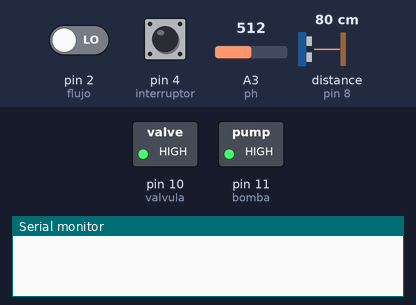
The sketch below on a simulated Arduino Uno, built with avr-gcc and run on an emulated ATmega328P. Shown: switched loads named in the sketch (green lamp = pin HIGH), the last lines printed to the serial monitor. Wiring (inferred from the names in the program): ultrasonic range finder: trigger pin 9; echo pin 8. The test bench sets the inputs (shaded band); at power-on: pin 4 (interruptor) LOW, pin 2 (flujo) LOW, A3 (ph) = 512, distance to the obstacle (sensor on pin 8) 80 cm. The echo pulse lasts 58.3 µs per cm; pins used as bus, display or sensor lines are not drawn.

Above: at 1.8 s.
1.9 s: pin 4 (interruptor) pulled HIGH for 0.15 s
At 2.8 s:
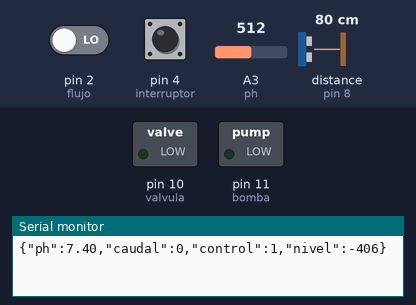
4.5 s: pin 4 (interruptor) pulled HIGH for 3.2 s
At 9.4 s:
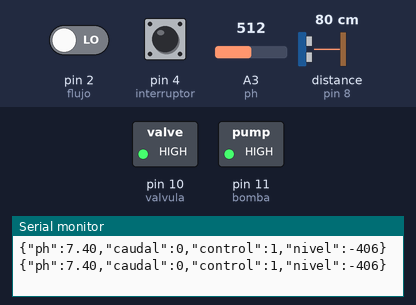
Timing chart, 0 to 10.9 s (numbered marks = the images above; inputs shaded):
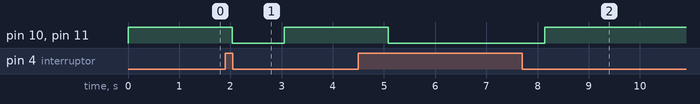

The sketch:

Colector_Arduino.ino
```cpp
/*Colector pluvial inteligente
Equipo 23
Joel Reyna
Jose Juan
Jesús Adrián
  Este código de arduino lee 3 sensores, un sensor ultrasónico para medir el nivel
del tanque de agua, un sensor de potencial de hidrógeno para medir la acidez y
un sensor de flujo.
  A partir de estos se modela un sistema de control con 2 actuadores, una electrovalvula
y una bomba.
  Posteriormente se prepara un mensaje que será transmitido de forma serial para su
envío por MQTT por un esp32-CAM.
*/


const int ph = A3;  //Pin analogico 3 para el sensor de ph
const int Echo = 8;   //Pin digital 3 para el Echo del sensor
const int Trigger = 9;   //Pin digital 2 para el Trigger del sensor
int valvula = 10;
int bomba = 11;
volatile int Fan;
int Calc;
int flujo = 2;  //Pin digital 2 para el sensor de flujo
const int interruptor = 4;

const unsigned long INTERVALO_json = 5000UL;
unsigned long evento_json;

void rpm ()
{
Fan++;
}

void setup() {
   Serial.begin(9600);
pinMode(flujo, INPUT);
pinMode(valvula, OUTPUT);
pinMode(bomba, OUTPUT);
pinMode(interruptor, INPUT);
pinMode(Trigger, OUTPUT); //pin como salida
pinMode(Echo, INPUT);  //pin como entrada
digitalWrite(valvula, HIGH);
digitalWrite(bomba, HIGH);
digitalWrite(Trigger, LOW);//Inicializamos el pin con 0
attachInterrupt(0, rpm, RISING); // inicializamos las interupciones
}


void loop() {
  unsigned long actual = millis();
long t; //timepo que demora en llegar el eco
long d; //distancia en centimetros
long p;
float prom_ph = 0;

Fan = 0;
sei();
delay (1000);
cli();
Calc = (Fan * 60 / 5.5);
// Serial.print (" L/m: ");
// Serial.print (Calc, DEC);

digitalWrite(Trigger, HIGH);
delayMicroseconds(10);          //Enviamos un pulso de 10us
digitalWrite(Trigger, LOW);
t = pulseIn(Echo, HIGH); //obtenemos el ancho del pulso
d = t / 59;//escalamosel tiempo a una distancia en cm
p= 100 - ((d-2)*6.66);
// Serial.print(" d: ");
// Serial.print(d);
// Serial.print(" %: ");
// Serial.print(p);

for ( int i = 0 ; i < 100 ; i++ ){
prom_ph += analogRead(ph);}
prom_ph = prom_ph / 100;
float phVol=(float)prom_ph*5.0/1024/6;
float phValue = -5.70 * phVol + 9.77;
// Serial.print(" ph: ");
// Serial.println(phValue);

int modo=digitalRead(interruptor);
//Serial.println(modo);
//**************json*************//
if( actual > evento_json ){
Serial.print("{\"ph\":");
Serial.print(phValue);
Serial.print(",");
Serial.print("\"caudal\":");
Serial.print(Calc, DEC);
Serial.print(",");
Serial.print("\"control\":");
Serial.print(modo);
Serial.print(",");
Serial.print("\"nivel\":");
Serial.print(p);
Serial.println("}");
evento_json += INTERVALO_json;
}

if(modo==HIGH){
if(phValue>6.5){
      if(d>3){
        digitalWrite(valvula,LOW);
        digitalWrite(bomba,LOW);
        }
      else{
        digitalWrite(valvula,HIGH);
        digitalWrite(bomba,HIGH);}
      }
  else{
      digitalWrite(valvula,HIGH);
      digitalWrite(bomba,HIGH);}
}
  else{
      digitalWrite(valvula,HIGH);
      digitalWrite(bomba,HIGH);}

}
```

Measured:
- after the input at 1.9 s, pin 10 (valvula), pin 11 (bomba): HIGH → LOW after 0.14 s, → HIGH 1.0 s later
- after the input at 4.5 s, pin 10 (valvula), pin 11 (bomba): HIGH → LOW after 0.59 s, → HIGH 3.1 s later
